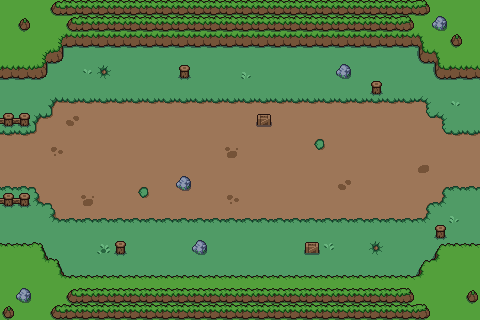

A 2D game scene composited from a Tiled map and its tileset images. What follows is a short description and the map's XML, with each tile layer's data collapsed to a summary:
An orthogonal 30x20 tile map with 16x16 px tiles, 3 tile layers (Ground, Cliffs, Decor), 5 tilesets and 36 objects.

<map version="1.5" tiledversion="1.5.0" orientation="orthogonal" renderorder="right-down" width="30" height="20" tilewidth="16" tileheight="16" infinite="0" nextlayerid="8" nextobjectid="40">
 <properties>
  <property name="isBoss" type="bool" value="false" />
 </properties>
 <tileset firstgid="1" source="plains.tsx" />
 <tileset firstgid="73" source="grass.tsx" />
 <tileset firstgid="74" source="decor_16x16.tsx" />
 <tileset firstgid="94" source="fences.tsx" />
 <tileset firstgid="110" source="objects.tsx" />
 <layer id="1" name="Ground" width="30" height="20">
  <data>[600 cells, 460 non-empty, 13 distinct tile ids]</data>
 </layer>
 <layer id="2" name="Cliffs" width="30" height="20">
  <data>[600 cells, 208 non-empty, 11 distinct tile ids]</data>
 </layer>
 <layer id="3" name="Decor" width="30" height="20">
  <data>[600 cells, 124 non-empty, 17 distinct tile ids]</data>
 </layer>
 <objectgroup id="4" name="Collision">
  <object id="1" x="0" y="112" width="32" height="16" />
  <object id="2" x="0" y="192" width="32" height="16" />
  <object id="3" x="112" y="240" width="16" height="16" />
  <object id="4" x="176" y="64" width="16" height="16" />
  <object id="5" x="368" y="80" width="16" height="16" />
  <object id="6" x="432" y="224" width="16" height="16" />
  <object id="7" x="0" y="80">
   <polygon points="0,0 32,0 64,-32 416,-32 448,0 480,0 480,-16 448,-16 416,-48 64,-48 32,-16 0,-16 0,0" />
  </object>
  <object id="8" x="0" y="240">
   <polygon points="0,0 32,0 64,32 416,32 448,0 480,0 480,16 448,16 416,48 64,48 32,16 0,16" />
  </object>
  <object id="13" x="256" y="112" width="16" height="16" />
  <object id="16" x="336" y="64" width="16" height="16" />
  <object id="17" x="176" y="176" width="16" height="16" />
  <object id="18" x="192" y="240" width="16" height="16" />
  <object id="19" x="304" y="240" width="16" height="16" />
 </objectgroup>
 <objectgroup id="5" name="playerStart">
  <object id="9" x="32" y="160">
   <properties>
    <property name="playerLoc" type="int" value="1" />
   </properties>
   <point />
  </object>
  <object id="39" x="432" y="160">
   <properties>
    <property name="playerLoc" type="int" value="2" />
   </properties>
   <point />
  </object>
 </objectgroup>
 <objectgroup id="6" name="enemyStart">
  <object id="10" x="396" y="109.5">
   <point />
  </object>
  <object id="11" x="287" y="220.5">
   <point />
  </object>
  <object id="12" x="170.5" y="102.5">
   <point />
  </object>
 </objectgroup>
 <objectgroup id="7" name="gameObjects">
  <object id="21" gid="149" x="0" y="96" width="16" height="16">
   <properties>
    <property name="nextMap" value="MAP_2" />
    <property name="playerLoc" type="int" value="2" />
    <property name="type" type="int" value="1" />
   </properties>
  </object>
  <object id="22" gid="149" x="0" y="112" width="16" height="16">
   <properties>
    <property name="nextMap" value="MAP_2" />
    <property name="playerLoc" type="int" value="2" />
    <property name="type" type="int" value="1" />
   </properties>
  </object>
  <object id="23" gid="149" x="0" y="144" width="16" height="16">
   <properties>
    <property name="nextMap" value="MAP_2" />
    <property name="playerLoc" type="int" value="2" />
    <property name="type" type="int" value="1" />
   </properties>
  </object>
  <object id="24" gid="149" x="0" y="160" width="16" height="16">
   <properties>
    <property name="nextMap" value="MAP_2" />
    <property name="playerLoc" type="int" value="2" />
    <property name="type" type="int" value="1" />
   </properties>
  </object>
  <object id="25" gid="149" x="0" y="176" width="16" height="16">
   <properties>
    <property name="nextMap" value="MAP_2" />
    <property name="playerLoc" type="int" value="2" />
    <property name="type" type="int" value="1" />
   </properties>
  </object>
  <object id="26" gid="149" x="0" y="192" width="16" height="16">
   <properties>
    <property name="nextMap" value="MAP_2" />
    <property name="playerLoc" type="int" value="2" />
    <property name="type" type="int" value="1" />
   </properties>
  </object>
  <object id="27" gid="149" x="0" y="224" width="16" height="16">
   <properties>
    <property name="nextMap" value="MAP_2" />
    <property name="playerLoc" type="int" value="2" />
    <property name="type" type="int" value="1" />
   </properties>
  </object>
  <object id="28" gid="149" x="0" y="240" width="16" height="16">
   <properties>
    <property name="nextMap" value="MAP_2" />
    <property name="playerLoc" type="int" value="2" />
    <property name="type" type="int" value="1" />
   </properties>
  </object>
  <object id="29" gid="149" x="464" y="96" width="16" height="16">
   <properties>
    <property name="nextMap" value="MAP_BOSS" />
    <property name="playerLoc" type="int" value="1" />
    <property name="type" type="int" value="1" />
   </properties>
  </object>
  <object id="30" gid="149" x="464" y="112" width="16" height="16">
   <properties>
    <property name="nextMap" value="MAP_BOSS" />
    <property name="playerLoc" type="int" value="1" />
    <property name="type" type="int" value="1" />
   </properties>
  </object>
  <object id="31" gid="149" x="464" y="128" width="16" height="16">
   <properties>
    <property name="nextMap" value="MAP_BOSS" />
    <property name="playerLoc" type="int" value="1" />
    <property name="type" type="int" value="1" />
   </properties>
  </object>
  <object id="32" gid="149" x="464" y="144" width="16" height="16">
   <properties>
    <property name="nextMap" value="MAP_BOSS" />
    <property name="playerLoc" type="int" value="1" />
    <property name="type" type="int" value="1" />
   </properties>
  </object>
  <object id="33" gid="149" x="464" y="160" width="16" height="16">
   <properties>
    <property name="nextMap" value="MAP_BOSS" />
    <property name="playerLoc" type="int" value="1" />
    <property name="type" type="int" value="1" />
   </properties>
  </object>
  <object id="34" gid="149" x="464" y="176" width="16" height="16">
   <properties>
    <property name="nextMap" value="MAP_BOSS" />
    <property name="playerLoc" type="int" value="1" />
    <property name="type" type="int" value="1" />
   </properties>
  </object>
  <object id="35" gid="149" x="464" y="192" width="16" height="16">
   <properties>
    <property name="nextMap" value="MAP_BOSS" />
    <property name="playerLoc" type="int" value="1" />
    <property name="type" type="int" value="1" />
   </properties>
  </object>
  <object id="36" gid="149" x="464" y="208" width="16" height="16">
   <properties>
    <property name="nextMap" value="MAP_BOSS" />
    <property name="playerLoc" type="int" value="1" />
    <property name="type" type="int" value="1" />
   </properties>
  </object>
  <object id="37" gid="149" x="464" y="224" width="16" height="16">
   <properties>
    <property name="nextMap" value="MAP_BOSS" />
    <property name="playerLoc" type="int" value="1" />
    <property name="type" type="int" value="1" />
   </properties>
  </object>
  <object id="38" gid="149" x="464" y="240" width="16" height="16">
   <properties>
    <property name="nextMap" value="MAP_BOSS" />
    <property name="playerLoc" type="int" value="1" />
    <property name="type" type="int" value="1" />
   </properties>
  </object>
 </objectgroup>
</map>
